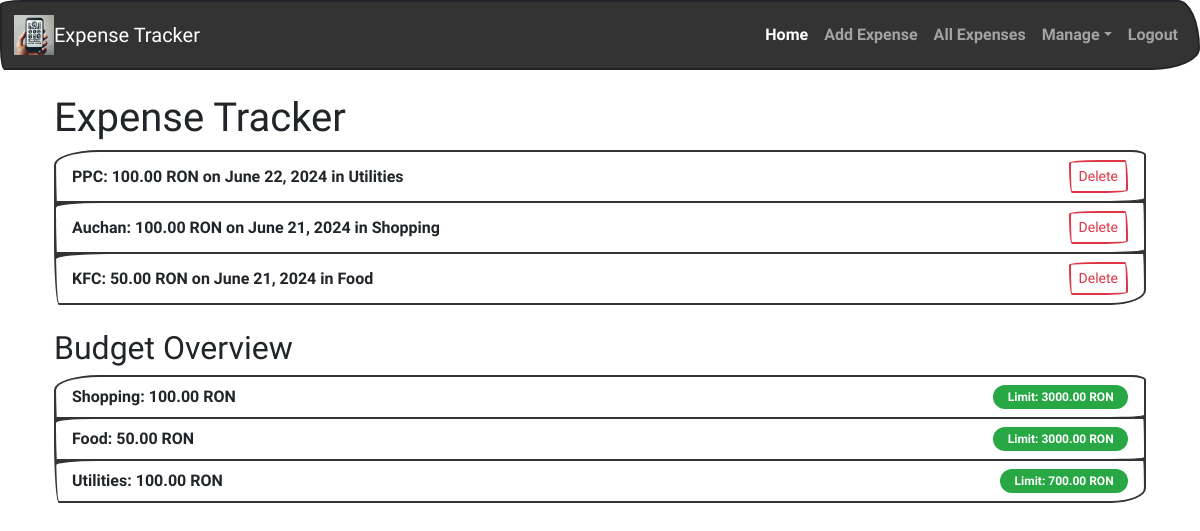
Screenshot of / (signed in) with the database file from the repository.
### expenses/models.py (models this page shows, shortened)
class Expense(models.Model):
    user = models.ForeignKey(User, on_delete=models.CASCADE)
    description = models.CharField(max_length=255)
    amount = models.DecimalField(max_digits=10, decimal_places=2)
    amount_base = models.DecimalField(max_digits=10, decimal_places=2, editable=False, null=True, blank=True)
    date = models.DateField()
    currency = models.CharField(max_length=3, validators=[validate_currency])
    category = models.ForeignKey(Category, on_delete=models.SET_NULL, null=True, blank=True)
    created_at = models.DateTimeField(auto_now_add=True)
    updated_at = models.DateTimeField(auto_now=True)

class Category(models.Model):
    name = models.CharField(max_length=255)

class BudgetLimit(models.Model):
    user = models.ForeignKey(User, on_delete=models.CASCADE)
    category = models.ForeignKey(Category, on_delete=models.CASCADE)
    limit = models.DecimalField(max_digits=10, decimal_places=2)

### expenses/views.py (the view)
# urls.py: path('', views.index, name='index'),
@login_required
def index(request):
    expenses = Expense.objects.filter(user=request.user).order_by('-date')[:5]
    total_expenses_by_category = defaultdict(lambda: {'amount': 0, 'limit': None, 'currency': 'RON'})
    for expense in Expense.objects.filter(user=request.user):
        category_name = expense.category.name if expense.category else 'Uncategorized'
        total_expenses_by_category[category_name]['amount'] += expense.amount
        total_expenses_by_category[category_name]['currency'] = expense.currency
    for budget in BudgetLimit.objects.filter(user=request.user):
        category_name = budget.category.name
        if category_name in total_expenses_by_category:
            total_expenses_by_category[category_name]['limit'] = budget.limit
    context = {
        'expenses': expenses,
        'total_expenses_by_category': dict(total_expenses_by_category),
    }
    return render(request, 'expenses/index.html', context)

### expenses/templates/expenses/index.html (shortened to what this page needs)
{% extends "base.html" %}
{% block content %}
<div class="container mt-4">
    <h1>Expense Tracker</h1>
    <div class="row">
        <div class="col-12">
            <ul class="list-group mb-4">
                {% for expense in expenses %}
                <li class="list-group-item d-flex justify-content-between align-items-center">
                    <span>{{ expense.description }}: {{ expense.amount }} {{ expense.currency }} on {{ expense.date }} in {{ expense.category.name }}</span>
                    <form method="post" action="{% url 'delete_expense' expense.id %}" style="display:inline;">
                        <button type="submit" class="btn btn-outline-danger btn-sm">Delete</button>
                    </form>
                </li>
                {% endfor %}
            </ul>
        </div>
    </div>
    <h2>Budget Overview</h2>
    <div class="row">
        <div class="col-12">
            <ul class="list-group">
                {% for category, data in total_expenses_by_category.items %}
                <li class="list-group-item d-flex justify-content-between align-items-center">
                    <span>{{ category }}: {{ data.amount }} {{ data.currency }}</span>
                    {% if data.limit %}
                        <span class="badge rounded-pill
                            {% if data.amount > data.limit %}bg-danger{% elif data.amount == data.limit %}bg-warning{% else %}bg-success{% endif %}">
                            Limit: {{ data.limit }} {{ data.currency }}
                        </span>
                    {% endif %}
                </li>
                {% endfor %}
            </ul>
        </div>
    </div>
</div>
{% endblock %}

### expenses/templates/base.html (shortened to what this page needs)
<!DOCTYPE html>
<html lang="en">
<head>
    {% load static %}
    <link rel="stylesheet" href="{% static 'css/sketchy/bootstrap.min.css' %}">
    <link rel="stylesheet" href="https://cdnjs.cloudflare.com/ajax/libs/jqueryui/1.12.1/jquery-ui.min.css">
</head>
<body>
    <nav class="navbar navbar-expand-lg navbar-dark bg-primary">
        <div class="container-fluid">
            <a class="navbar-brand d-flex align-items-center" href="{% url 'index' %}">
                <img src="{% static 'images/logo.png' %}" alt="Logo">
                Expense Tracker
            </a>
            <div class="collapse navbar-collapse" id="navbarNav">
                <ul class="navbar-nav ms-auto">
                    <li class="nav-item">
                        <a class="nav-link {% if request.path == '/' %}active{% endif %}" href="{% url 'index' %}">Home</a>
                    </li>
                    <li class="nav-item">
                        <a class="nav-link {% if request.path == '/add_expense/' %}active{% endif %}" href="{% url 'add_expense' %}">Add Expense</a>
                    </li>
                    <li class="nav-item">
                        <a class="nav-link {% if request.path == '/all_expenses/' %}active{% endif %}" href="{% url 'all_expenses' %}">All Expenses</a>
                    </li>
                    <li class="nav-item dropdown">
                        <a class="nav-link dropdown-toggle " href="#" id="navbarDropdown" role="button" data-bs-toggle="dropdown" aria-expanded="false">Manage</a>
                    </li>
                    {% if user.is_authenticated %}
                        <li class="nav-item">
                            <a class="nav-link" href="{% url 'logout' %}" onclick="event.preventDefault(); document.getElementById('logout-form').submit();">Logout</a>
                        </li>
                    {% else %}
                        <li class="nav-item">
                            <a class="nav-link" href="{% url 'login' %}">Login</a>
                        </li>
                    {% endif %}
                </ul>
            </div>
        </div>
    </nav>
    <div class="container mt-4">
        {% block content %}{% endblock %}
    </div>
</body>
</html>

### expenses/templates/base.html (style rules this page uses)
.navbar-brand img { height: 40px; width: auto; }

### rows the page displays
Expense: description "PPC", amount "100.00", currency "RON", date "June 22, 2024", category.name "Utilities", currency "RON", currency "RON"
Expense: description "Auchan", amount "100.00", currency "RON", date "June 21, 2024", category.name "Shopping", currency "RON", currency "RON"
Expense: description "KFC", amount "50.00", currency "RON", date "June 21, 2024", category.name "Food", currency "RON", currency "RON"
Category: total_expenses_by_category "Shopping"
BudgetLimit: limit "3000.00"
Category: total_expenses_by_category "Food"
BudgetLimit: limit "3000.00"
Category: total_expenses_by_category "Utilities"
BudgetLimit: limit "700.00"

### other values shown
{{ data.amount }} "100.00" "50.00" "100.00"
